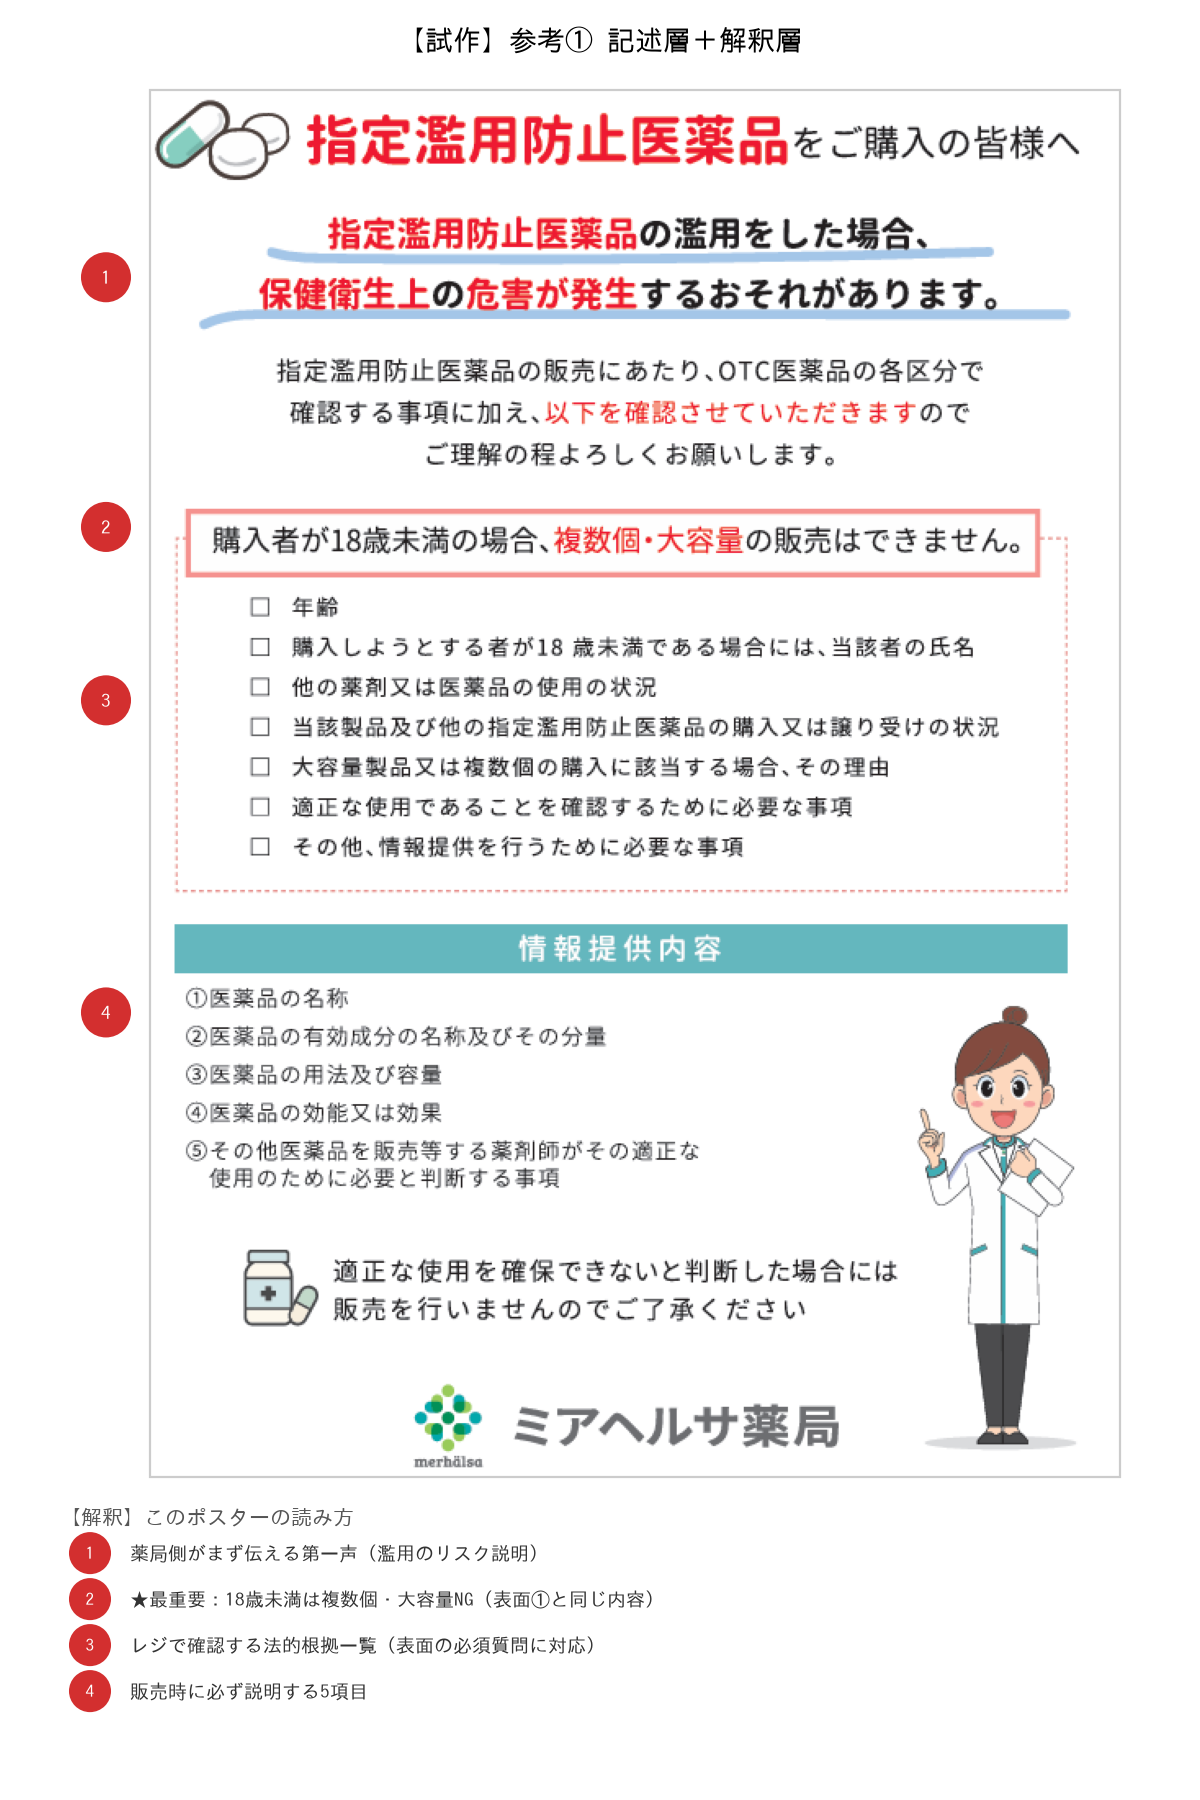

Write Python code to recreate this figure.
import matplotlib.pyplot as plt
import matplotlib.patches as patches
import matplotlib.image as mpimg
import japanize_matplotlib

IMG_POSTER1 = "ref_poster_kounyusha.png"
RED, GRAY = "#d32f2f", "#555555"

LOGICAL_W, LOGICAL_H = 60.0, 90.0
fig, ax = plt.subplots(figsize=(6, 9))
ax.set_position([0, 0, 1, 1])
ax.set_xlim(0, LOGICAL_W)
ax.set_ylim(0, LOGICAL_H)
ax.axis("off")
fig.canvas.draw()

_meas_fig, _meas_ax = plt.subplots(figsize=(6, 9))
_meas_ax.set_xlim(0, LOGICAL_W)
_meas_ax.set_ylim(0, LOGICAL_H)
_meas_ax.axis("off")
_meas_fig.canvas.draw()


def text_width(text, fontsize, weight="normal"):
    t = _meas_ax.text(0, -200, text, fontsize=fontsize, fontweight=weight, ha="left", va="center")
    _meas_fig.canvas.draw()
    bbox = t.get_window_extent(renderer=_meas_fig.canvas.get_renderer())
    inv = _meas_ax.transData.inverted()
    (x0, _), (x1, _) = inv.transform([[bbox.x0, bbox.y0], [bbox.x1, bbox.y1]])
    t.remove()
    return x1 - x0


def wrap_to_width(text, fontsize, max_width):
    lines, cur = [], ""
    for ch in text:
        trial = cur + ch
        if cur and text_width(trial, fontsize) > max_width:
            lines.append(cur)
            cur = ch
        else:
            cur = trial
    if cur:
        lines.append(cur)
    return lines


def draw_callout_marker(x, y, num, color=RED, r=1.3, fs=7.0):
    ax.add_patch(patches.Circle((x, y), r, facecolor=color, edgecolor="white", linewidth=0.7, zorder=5))
    ax.text(x, y, str(num), fontsize=fs, fontweight="bold", ha="center", va="center", color="white", zorder=6)


POSTER1_CALLOUTS = [
    (0.135, "薬局側がまず伝える第一声（濫用のリスク説明）"),
    (0.315, "★最重要：18歳未満は複数個・大容量NG（表面①と同じ内容）"),
    (0.44, "レジで確認する法的根拠一覧（表面の必須質問に対応）"),
    (0.665, "販売時に必ず説明する5項目"),
]

x, y_top, w = 3.0, LOGICAL_H - 2.0, LOGICAL_W - 6.0

ax.text(x + w / 2, y_top, "【試作】参考① 記述層＋解釈層", fontsize=10, fontweight="bold", ha="center", va="center")
y = y_top - 2.5

img_pad_left = 4.5
img_w = w - img_pad_left - 1.0
img = mpimg.imread(IMG_POSTER1)
img_h_px, img_w_px = img.shape[0], img.shape[1]
aspect = img_w_px / img_h_px
img_h = img_w / aspect
img_x0 = x + img_pad_left
img_y1 = y
img_y0 = img_y1 - img_h
ax.imshow(img, extent=[img_x0, img_x0 + img_w, img_y0, img_y1], zorder=2)
ax.add_patch(patches.Rectangle((img_x0, img_y0), img_w, img_h, fill=False, edgecolor="#cccccc", linewidth=0.8, zorder=3))

for i, (rel_y, _c) in enumerate(POSTER1_CALLOUTS, start=1):
    marker_y = img_y1 - rel_y * img_h
    draw_callout_marker(img_x0 - 2.2, marker_y, i)

y = img_y0 - 2.0
ax.text(x, y, "【解釈】このポスターの読み方", fontsize=7.5, fontweight="bold", ha="left", va="center", color=GRAY)
y -= 1.8
comment_fs = 7.0
for i, (_rel_y, comment) in enumerate(POSTER1_CALLOUTS, start=1):
    wrapped = wrap_to_width(comment, comment_fs, w - 6.0)
    draw_callout_marker(x + 1.5, y, i, r=1.1, fs=6.2)
    for wi, line in enumerate(wrapped):
        ax.text(x + 3.5, y - wi * 1.6, line, fontsize=comment_fs, ha="left", va="center", color="#333333")
    y -= max(1.9, 1.6 * len(wrapped)) + 0.4

plt.close(_meas_fig)
fig.savefig("scratch_poster1_test.png", dpi=200)
plt.close(fig)
print("done. final y =", y, "(logical bottom = 0)")
